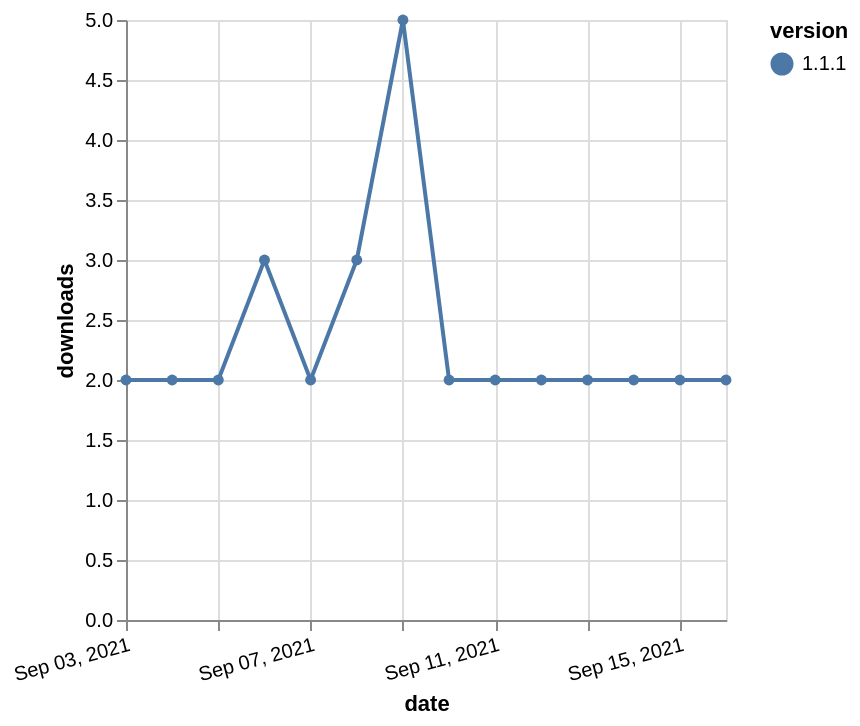

Vega-Lite specification stored for this chart:
### Vega-Lite specification from a JSON file in a GitHub repository (floating-point values rounded to 4 significant figures)
{"$schema": "https://vega.github.io/schema/vega-lite/v5.json", "description": "A simple bar chart with embedded data.", "data": {"values": [{"date": "2021-09-03", "total": 3524, "delta": 2, "version": "1.1.1"}, {"date": "2021-09-04", "total": 3526, "delta": 2, "version": "1.1.1"}, {"date": "2021-09-05", "total": 3528, "delta": 2, "version": "1.1.1"}, {"date": "2021-09-06", "total": 3531, "delta": 3, "version": "1.1.1"}, {"date": "2021-09-07", "total": 3533, "delta": 2, "version": "1.1.1"}, {"date": "2021-09-08", "total": 3536, "delta": 3, "version": "1.1.1"}, {"date": "2021-09-09", "total": 3541, "delta": 5, "version": "1.1.1"}, {"date": "2021-09-10", "total": 3543, "delta": 2, "version": "1.1.1"}, {"date": "2021-09-11", "total": 3545, "delta": 2, "version": "1.1.1"}, {"date": "2021-09-12", "total": 3547, "delta": 2, "version": "1.1.1"}, {"date": "2021-09-13", "total": 3549, "delta": 2, "version": "1.1.1"}, {"date": "2021-09-14", "total": 3551, "delta": 2, "version": "1.1.1"}, {"date": "2021-09-15", "total": 3553, "delta": 2, "version": "1.1.1"}, {"date": "2021-09-16", "total": 3555, "delta": 2, "version": "1.1.1"}]}, "width": "container", "mark": {"type": "line", "point": {"filled": true}}, "encoding": {"x": {"field": "date", "type": "temporal", "timeUnit": "yearmonthdate", "title": "date", "axis": {"labelAngle": -15}}, "y": {"field": "delta", "type": "quantitative", "title": "downloads"}, "color": {"field": "version", "type": "nominal"}, "tooltip": {"field": "delta"}}}
